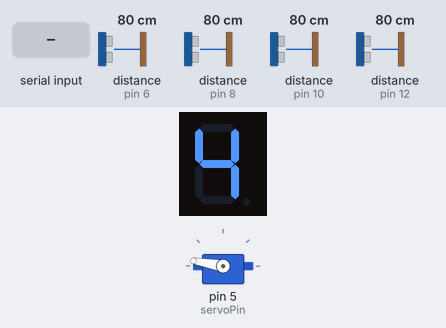
A program run on a simulated Arduino Uno, built with avr-gcc and run on an emulated ATmega328P. On the bench: 1-digit seven-segment display, servo. Wiring (inferred from the names in the program): 1-digit 7-segment display, segments lit when HIGH: segments A0, A1, A2, A3, A4, A5, pin 4. The inputs (shaded band) are chosen by the test bench; at power-on: distance to the obstacle (sensors on pin 6, pin 8, pin 10, pin 12) 80 cm. The echo pulse lasts 58.3 µs per cm; the segment pins are drawn as the display they are named for.

Above: at 1.2 s.
1.3 s: "O" received over the second serial link
At 2.9 s:
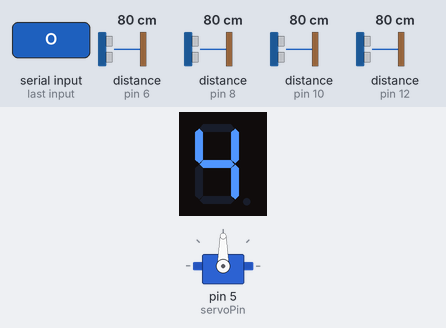
3.5 s: distance to the obstacle (sensor on pin 6) set to 2 cm
At 4.7 s:
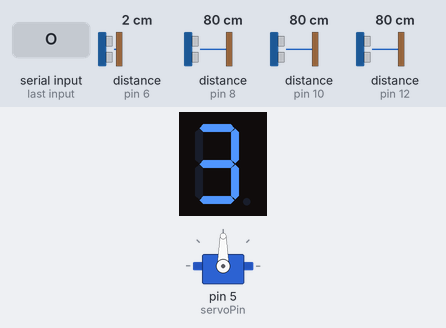
5.6 s: distance to the obstacle (sensor on pin 8) set to 2 cm
At 7.3 s:
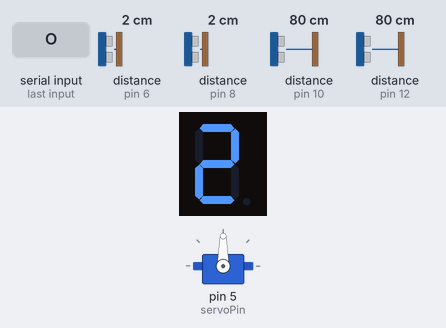
7.6 s: distance to the obstacle (sensor on pin 10) set to 2 cm
At 8.6 s:
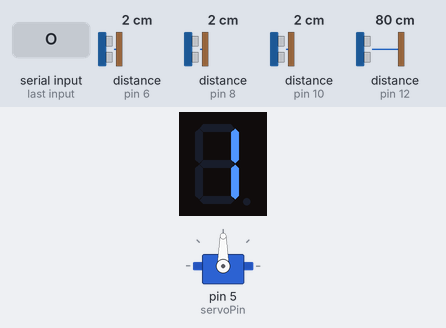
9.6 s: distance to the obstacle (sensor on pin 12) set to 2 cm
At 10.6 s:
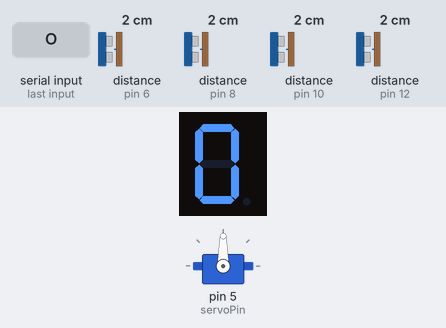
11.6 s: "C" received over the second serial link
At 13.6 s:
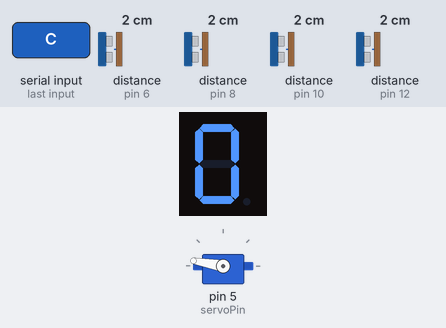
Timing chart, 0 to 14.6 s (numbered marks = the images above; inputs shaded):
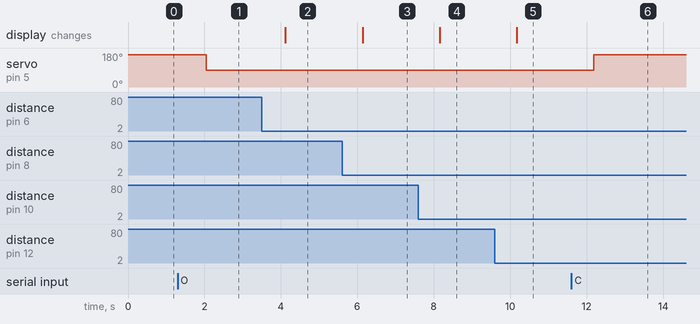

Measured:
- after the input at 1.3 s, servo on pin 5 (servoPin): 170° → 90° after 0.75 s
- after the input at 3.5 s, the display: changes after 0.61 s (image 2)
- after the input at 5.6 s, the display: changes after 0.54 s (image 3)
- after the input at 7.6 s, the display: changes after 0.56 s (image 4)
- after the input at 9.6 s, the display: changes after 0.58 s (image 5)
- after the input at 11.6 s, servo on pin 5 (servoPin): 90° → 170° after 0.58 s

The program:

main.cpp
```cpp
#include <Arduino.h>
#include <Servo.h>
#include <SoftwareSerial.h>
#include <NewPing.h>

// Matlab
String plate;

// Servo
Servo servo;
const int servoPin = 5;
char command;

// Bluetooth
SoftwareSerial BT(2, 3); // RX, TX

// Counter
const int A = A0;
const int B = A1;
const int C = A2;
const int D = A3;
const int E = A4;
const int F = A5;
const int G = 4;
const int N = 7;

int segmentPins[N] = {A, B, C, D, E, F, G};
byte digits[10][7] = {
  {1, 1, 1, 1, 1, 1, 0}, // 0
  {0, 1, 1, 0, 0, 0, 0}, // 1
  {1, 1, 0, 1, 1, 0, 1}, // 2
  {1, 1, 1, 1, 0, 0, 1}, // 3
  {0, 1, 1, 0, 0, 1, 1}, // 4
  {1, 0, 1, 1, 0, 1, 1}, // 5
  {1, 0, 1, 1, 1, 1, 1}, // 6
  {1, 1, 1, 0, 0, 0, 0}, // 7
  {1, 1, 1, 1, 1, 1, 1}, // 8
  {1, 1, 1, 1, 0, 1, 1}  // 9
};
const int OFF = HIGH;

// Ultrasonic sensor
const int trigPin1 = 13;
const int echoPin1 = 12;
const int trigPin2 = 11;
const int echoPin2 = 10;
const int trigPin3 = 9;
const int echoPin3 = 8;
const int trigPin4 = 7;
const int echoPin4 = 6;
const int maxDistance = 200;
int distance = 0;
String sensorData = "";
String previousData = "";

NewPing lotA1(trigPin1, echoPin1, maxDistance);
NewPing lotA2(trigPin2, echoPin2, maxDistance);
NewPing lotB1(trigPin3, echoPin3, maxDistance);
NewPing lotB2(trigPin4, echoPin4, maxDistance);

// functions declaration
void openServo();
void closeServo();
void print(int digit);
int countOnes(String data);

void setup() {
  servo.attach(servoPin);
  BT.begin(38400);
  closeServo();

  Serial.begin(9600);

  for (int i = 0; i < N; i++) {
    pinMode(segmentPins[i], OUTPUT);
    digitalWrite(segmentPins[i], OFF);
  }
}

void loop() {
  // Matlab
  if (Serial.available() > 0) {
    plate = Serial.readString();
    BT.print(plate);
  }

  // Servo system
  if(BT.available() > 0) {
    command = BT.read();
  }

  if (command == 'O') {
    openServo();
  } else if (command == 'C') {
    closeServo();
  }

  // Ultrasonic sensor system
  sensorData = "";

  distance = lotA1.ping_cm();
  sensorData += (distance < 4) ? "0|" : "1|";

  distance = lotA2.ping_cm();
  sensorData += (distance < 4) ? "0|" : "1|";

  distance = lotB1.ping_cm();
  sensorData += (distance < 4) ? "0|" : "1|";

  distance = lotB2.ping_cm();
  sensorData += (distance < 4) ? "0" : "1";

  if (sensorData != previousData) {
    BT.println(sensorData);
    previousData = sensorData;

    int onesCount = countOnes(sensorData);
    print(onesCount);
  }

  delay(1000);
}

// Servo functions
void openServo() {
  servo.write(90);
}

void closeServo() {
  servo.write(170);
}

// counter functions
void print(int digit) {
  for (int i = 0; i < N; i++) {
    digitalWrite(segmentPins[i], digits[digit][i]);
  }
}

int countOnes(String data) {
  int count = 0;
  for (int i = 0; i < data.length(); i++) {
    if (data.charAt(i) == '1') {
      count++;
    }
  }

  return count;
}
```
